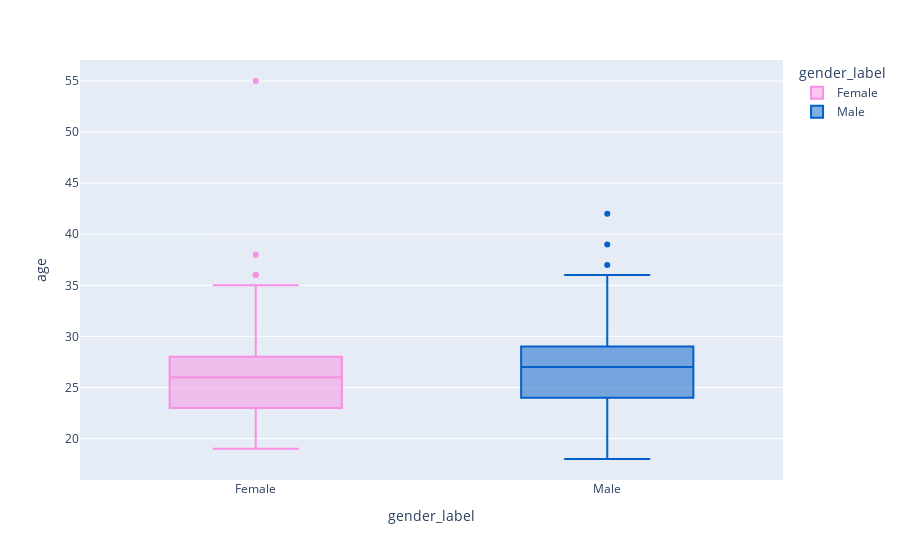

This figure's notebook cell:
### Markdown cell above
Let's see age distribution by gender

### Code cell
fig = px.box(df_unique, x="gender_label", y="age", color="gender_label", color_discrete_sequence=["#F78FE4", "#0460C9"])
fig.show()

### Figure 1 — Plotly figure (JSON) as saved in the notebook; plotly's stock layout.template omitted (floating-point values rounded to 4 significant figures; data arrays with more than 128 entries replaced by an {"elided": "..."} marker saying what was removed)
{"data": [{"alignmentgroup": "True", "hovertemplate": "gender_label=%{x}<br>age=%{y}<extra></extra>", "legendgroup": "Female", "marker": {"color": "#F78FE4"}, "name": "Female", "notched": false, "offsetgroup": "Female", "orientation": "v", "showlegend": true, "type": "box", "x": {"elided": "274 str values"}, "x0": " ", "xaxis": "x", "y": {"elided": "274 int values"}, "y0": " ", "yaxis": "y"}, {"alignmentgroup": "True", "hovertemplate": "gender_label=%{x}<br>age=%{y}<extra></extra>", "legendgroup": "Male", "marker": {"color": "#0460C9"}, "name": "Male", "notched": false, "offsetgroup": "Male", "orientation": "v", "showlegend": true, "type": "box", "x": {"elided": "277 str values"}, "x0": " ", "xaxis": "x", "y": {"elided": "277 int values"}, "y0": " ", "yaxis": "y"}], "layout": {"boxmode": "overlay", "legend": {"title": {"text": "gender_label"}, "tracegroupgap": 0}, "margin": {"t": 60}, "xaxis": {"anchor": "y", "categoryarray": ["Female", "Male"], "categoryorder": "array", "domain": [0, 1], "title": {"text": "gender_label"}}, "yaxis": {"anchor": "x", "domain": [0, 1], "title": {"text": "age"}}}}
